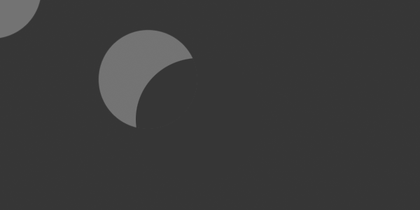
%> input picture REU All Files/Updated Parallel/Test Data/test images/shapes/shapes1b.png, 420 x 210 px, shrunk from 600 x 300 before the run
$ octave testSpeckleIntensity.m   (GNU Octave 9; MATLAB toolbox functions it lacks are replaced by stand-ins)
%> lines starting %> are read from the running program, lines starting %| are printed output that depends on the picture; in (x1, y1, x2, y2) boxes, pixels count from 0 and x2, y2 are one past the last pixel; in counts of white or black regions, pixels touching at a corner belong together; the program's own positions count from 1
### REU All Files/Updated Parallel/Test Data/experiment 1/testNoise.m
function [results] = testNoise(before,after,network,noise,step,limit)
%> called with before = 'shapes1b.png', after = 'shapes1a.png', network = 'sarbbdbn100000.mat', noise = 'speckle', step = 0.5, limit = 10
    beforeimg = imread(before);
%> beforeimg is the input picture: size 210x420 uint8; min 50, max 120, mean 58.1
    afterimg = imread(after);
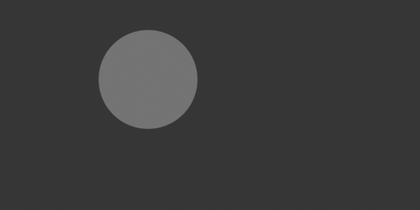
%> input picture REU All Files/Updated Parallel/Test Data/test images/shapes/shapes1a.png, 420 x 210 px, shrunk from 600 x 300 before the run
%> afterimg is the input picture: size 210x420 uint8; min 51, max 120, mean 59.4
    [ground]=getGroundTruth(beforeimg,afterimg);
    results=[];
     for i= 0:step:limit
        noisybefore=imnoise(beforeimg,noise,i);
        noisyafter=imnoise(afterimg,noise,i);
        [resultstemp]=evalArtificialPics(network,noisybefore,noisyafter,ground);
        results=[results;i resultstemp];
     end
end

### REU All Files/Updated Parallel/Test Data/alter images/getGroundTruth.m
%string = 'P:\REU\MATLAB\PUP Images Gray';
%before = imread(strcat(string, '\puppyTestA.png'));
%after = imread(strcat(string, '\puppyTestB.png'));
function [groundTruth] = getGroundTruth(before,after)

before = double(before) / 255;
after = double(after) / 255;

[h,w] = size(before);
%> h = 210; w = 420
groundTruth = zeros(h,w);

for x = 1:h*w
   if (before(x)<after(x)) || (before(x)>after(x))
       groundTruth(x) = 1;
   end
end
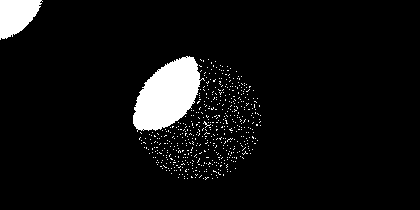
%> groundTruth: size 210x420 double; values 0 (black) and 1 (white), 6.1% white; 534 white regions (532 under 20 px), largest, box (x1, y1, x2, y2) and area: (133, 56, 205, 132) 3375, (0, 0, 43, 40) 1166

end

### REU All Files/Updated Parallel/Test Data/experiment 1/evalArtificialPics.m
function [results] = evalArtificialPics(Name,BeforeImage,AfterImage,Ground)

addpath('..');

%> the run ends on the next line
load(Name);
%load images to test here
% BeforeImage = imread(Before);
% AfterImage = imread(After);

%convert test image to features
%load TestImages.mat;
[allfeaturestest] = testimgconvert(BeforeImage,AfterImage);
TestImages=single(allfeaturestest)/255;

% [9 lines of commented-out code are left out]

out2 = v2h( bbdbn, TestImages );
%To print out the expected labels from the network, uncomment the following.
%fprintf( 'For test data:\n' );
%fprintf('%8.3f\n', [,out2]')
bottomthresh = min(out2) + .2;
upperthresh = max(out2) - .005;
if bottomthresh>.8
    bottomthresh=.8;
end
if upperthresh<.98
    upperthresh=.98;
end
columns = length(BeforeImage);
rows = size(BeforeImage,1);
PlotChange = zeros((rows-5),(columns-5));
Change = zeros((rows-5),(columns-5));
count=1;
for i=1:1:rows-5
    for j=1:1:columns-5
            if out2(count)>=upperthresh || out2(count)<=bottomthresh
             Change(i,j)=out2(count);
           PlotChange(i,j)=1;
            else
               Change(i,j)=out2(count);
                PlotChange(i,j)=0;

            end
                count= count+1;
            end
end
figure(1)
%Display the before and after image, side by side.
subplot(1,2,1), imshow(BeforeImage)
subplot(1,2,2), imshow(AfterImage)
%Display the change detection map.
figure(2)
imshow(PlotChange);
figure(3)
imshow(Change);
%[labels, samples] = preclassify(BeforeImage, AfterImage);
%Display the supposed labels for the image, from preclassification. The
%darker areas indicate areas of change.
% figure(3)
% imshow(uint8(labels .* 80))
  GroundTruth = Ground;
 GroundTruth = GroundTruth(3:297,3:597);
 figure(4)
imshow(Ground);
 [results] = getStats(GroundTruth, PlotChange);

end

### REU All Files/Updated Parallel/Test Data/experiment 1/testSpeckleIntensity.m
%returns results for putting two images through a network with increasing
%noise
%levels increasing from 0 to 10 by steps of 1
%testNoise(before image,after image,network,'speckle',iterations,limit on variance);
iter=.5;
limit=10;
[results1] = testNoise('shapes1b.png','shapes1a.png','sarbbdbn100000.mat','speckle',iter,limit);
